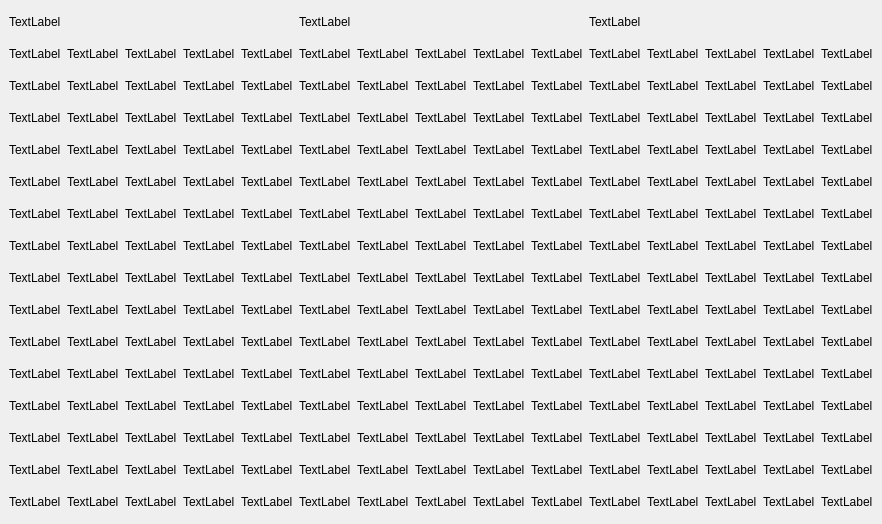
<?xml version="1.0" encoding="UTF-8"?>
<ui version="4.0">
 <class>MainWindow</class>
 <widget class="QMainWindow" name="MainWindow">
  <property name="geometry">
   <rect>
    <x>0</x>
    <y>0</y>
    <width>666</width>
    <height>524</height>
   </rect>
  </property>
  <property name="windowTitle">
   <string>MainWindow</string>
  </property>
  <widget class="QWidget" name="centralwidget">
   <layout class="QVBoxLayout" name="verticalLayout">
    <item>
     <layout class="QHBoxLayout" name="horizontalLayout_2">
      <item>
       <widget class="QLabel" name="label_2">
        <property name="text">
         <string>TextLabel</string>
        </property>
       </widget>
      </item>
      <item>
       <widget class="QLabel" name="label_15">
        <property name="text">
         <string>TextLabel</string>
        </property>
       </widget>
      </item>
      <item>
       <widget class="QLabel" name="label_14">
        <property name="text">
         <string>TextLabel</string>
        </property>
       </widget>
      </item>
     </layout>
    </item>
    <item>
     <layout class="QHBoxLayout" name="horizontalLayout_30">
      <item>
       <widget class="QLabel" name="label_211">
        <property name="text">
         <string>TextLabel</string>
        </property>
       </widget>
      </item>
      <item>
       <widget class="QLabel" name="label_212">
        <property name="text">
         <string>TextLabel</string>
        </property>
       </widget>
      </item>
      <item>
       <widget class="QLabel" name="label_213">
        <property name="text">
         <string>TextLabel</string>
        </property>
       </widget>
      </item>
      <item>
       <widget class="QLabel" name="label_214">
        <property name="text">
         <string>TextLabel</string>
        </property>
       </widget>
      </item>
      <item>
       <widget class="QLabel" name="label_215">
        <property name="text">
         <string>TextLabel</string>
        </property>
       </widget>
      </item>
      <item>
       <widget class="QLabel" name="label_216">
        <property name="text">
         <string>TextLabel</string>
        </property>
       </widget>
      </item>
      <item>
       <widget class="QLabel" name="label_217">
        <property name="text">
         <string>TextLabel</string>
        </property>
       </widget>
      </item>
      <item>
       <widget class="QLabel" name="label_218">
        <property name="text">
         <string>TextLabel</string>
        </property>
       </widget>
      </item>
      <item>
       <widget class="QLabel" name="label_219">
        <property name="text">
         <string>TextLabel</string>
        </property>
       </widget>
      </item>
      <item>
       <widget class="QLabel" name="label_220">
        <property name="text">
         <string>TextLabel</string>
        </property>
       </widget>
      </item>
      <item>
       <widget class="QLabel" name="label_221">
        <property name="text">
         <string>TextLabel</string>
        </property>
       </widget>
      </item>
      <item>
       <widget class="QLabel" name="label_222">
        <property name="text">
         <string>TextLabel</string>
        </property>
       </widget>
      </item>
      <item>
       <widget class="QLabel" name="label_223">
        <property name="text">
         <string>TextLabel</string>
        </property>
       </widget>
      </item>
      <item>
       <widget class="QLabel" name="label_224">
        <property name="text">
         <string>TextLabel</string>
        </property>
       </widget>
      </item>
      <item>
       <widget class="QLabel" name="label_225">
        <property name="text">
         <string>TextLabel</string>
        </property>
       </widget>
      </item>
     </layout>
    </item>
    <item>
     <layout class="QHBoxLayout" name="horizontalLayout_29">
      <item>
       <widget class="QLabel" name="label_196">
        <property name="text">
         <string>TextLabel</string>
        </property>
       </widget>
      </item>
      <item>
       <widget class="QLabel" name="label_197">
        <property name="text">
         <string>TextLabel</string>
        </property>
       </widget>
      </item>
      <item>
       <widget class="QLabel" name="label_198">
        <property name="text">
         <string>TextLabel</string>
        </property>
       </widget>
      </item>
      <item>
       <widget class="QLabel" name="label_199">
        <property name="text">
         <string>TextLabel</string>
        </property>
       </widget>
      </item>
      <item>
       <widget class="QLabel" name="label_200">
        <property name="text">
         <string>TextLabel</string>
        </property>
       </widget>
      </item>
      <item>
       <widget class="QLabel" name="label_201">
        <property name="text">
         <string>TextLabel</string>
        </property>
       </widget>
      </item>
      <item>
       <widget class="QLabel" name="label_202">
        <property name="text">
         <string>TextLabel</string>
        </property>
       </widget>
      </item>
      <item>
       <widget class="QLabel" name="label_203">
        <property name="text">
         <string>TextLabel</string>
        </property>
       </widget>
      </item>
      <item>
       <widget class="QLabel" name="label_204">
        <property name="text">
         <string>TextLabel</string>
        </property>
       </widget>
      </item>
      <item>
       <widget class="QLabel" name="label_205">
        <property name="text">
         <string>TextLabel</string>
        </property>
       </widget>
      </item>
      <item>
       <widget class="QLabel" name="label_206">
        <property name="text">
         <string>TextLabel</string>
        </property>
       </widget>
      </item>
      <item>
       <widget class="QLabel" name="label_207">
        <property name="text">
         <string>TextLabel</string>
        </property>
       </widget>
      </item>
      <item>
       <widget class="QLabel" name="label_208">
        <property name="text">
         <string>TextLabel</string>
        </property>
       </widget>
      </item>
      <item>
       <widget class="QLabel" name="label_209">
        <property name="text">
         <string>TextLabel</string>
        </property>
       </widget>
      </item>
      <item>
       <widget class="QLabel" name="label_210">
        <property name="text">
         <string>TextLabel</string>
        </property>
       </widget>
      </item>
     </layout>
    </item>
    <item>
     <layout class="QHBoxLayout" name="horizontalLayout_31">
      <item>
       <widget class="QLabel" name="label_226">
        <property name="text">
         <string>TextLabel</string>
        </property>
       </widget>
      </item>
      <item>
       <widget class="QLabel" name="label_227">
        <property name="text">
         <string>TextLabel</string>
        </property>
       </widget>
      </item>
      <item>
       <widget class="QLabel" name="label_228">
        <property name="text">
         <string>TextLabel</string>
        </property>
       </widget>
      </item>
      <item>
       <widget class="QLabel" name="label_229">
        <property name="text">
         <string>TextLabel</string>
        </property>
       </widget>
      </item>
      <item>
       <widget class="QLabel" name="label_230">
        <property name="text">
         <string>TextLabel</string>
        </property>
       </widget>
      </item>
      <item>
       <widget class="QLabel" name="label_231">
        <property name="text">
         <string>TextLabel</string>
        </property>
       </widget>
      </item>
      <item>
       <widget class="QLabel" name="label_232">
        <property name="text">
         <string>TextLabel</string>
        </property>
       </widget>
      </item>
      <item>
       <widget class="QLabel" name="label_233">
        <property name="text">
         <string>TextLabel</string>
        </property>
       </widget>
      </item>
      <item>
       <widget class="QLabel" name="label_234">
        <property name="text">
         <string>TextLabel</string>
        </property>
       </widget>
      </item>
      <item>
       <widget class="QLabel" name="label_235">
        <property name="text">
         <string>TextLabel</string>
        </property>
       </widget>
      </item>
      <item>
       <widget class="QLabel" name="label_236">
        <property name="text">
         <string>TextLabel</string>
        </property>
       </widget>
      </item>
      <item>
       <widget class="QLabel" name="label_237">
        <property name="text">
         <string>TextLabel</string>
        </property>
       </widget>
      </item>
      <item>
       <widget class="QLabel" name="label_238">
        <property name="text">
         <string>TextLabel</string>
        </property>
       </widget>
      </item>
      <item>
       <widget class="QLabel" name="label_239">
        <property name="text">
         <string>TextLabel</string>
        </property>
       </widget>
      </item>
      <item>
       <widget class="QLabel" name="label_240">
        <property name="text">
         <string>TextLabel</string>
        </property>
       </widget>
      </item>
     </layout>
    </item>
    <item>
     <layout class="QHBoxLayout" name="horizontalLayout_28">
      <item>
       <widget class="QLabel" name="label_181">
        <property name="text">
         <string>TextLabel</string>
        </property>
       </widget>
      </item>
      <item>
       <widget class="QLabel" name="label_182">
        <property name="text">
         <string>TextLabel</string>
        </property>
       </widget>
      </item>
      <item>
       <widget class="QLabel" name="label_183">
        <property name="text">
         <string>TextLabel</string>
        </property>
       </widget>
      </item>
      <item>
       <widget class="QLabel" name="label_184">
        <property name="text">
         <string>TextLabel</string>
        </property>
       </widget>
      </item>
      <item>
       <widget class="QLabel" name="label_185">
        <property name="text">
         <string>TextLabel</string>
        </property>
       </widget>
      </item>
      <item>
       <widget class="QLabel" name="label_186">
        <property name="text">
         <string>TextLabel</string>
        </property>
       </widget>
      </item>
      <item>
       <widget class="QLabel" name="label_187">
        <property name="text">
         <string>TextLabel</string>
        </property>
       </widget>
      </item>
      <item>
       <widget class="QLabel" name="label_188">
        <property name="text">
         <string>TextLabel</string>
        </property>
       </widget>
      </item>
      <item>
       <widget class="QLabel" name="label_189">
        <property name="text">
         <string>TextLabel</string>
        </property>
       </widget>
      </item>
      <item>
       <widget class="QLabel" name="label_190">
        <property name="text">
         <string>TextLabel</string>
        </property>
       </widget>
      </item>
      <item>
       <widget class="QLabel" name="label_191">
        <property name="text">
         <string>TextLabel</string>
        </property>
       </widget>
      </item>
      <item>
       <widget class="QLabel" name="label_192">
        <property name="text">
         <string>TextLabel</string>
        </property>
       </widget>
      </item>
      <item>
       <widget class="QLabel" name="label_193">
        <property name="text">
         <string>TextLabel</string>
        </property>
       </widget>
      </item>
      <item>
       <widget class="QLabel" name="label_194">
        <property name="text">
         <string>TextLabel</string>
        </property>
       </widget>
      </item>
      <item>
       <widget class="QLabel" name="label_195">
        <property name="text">
         <string>TextLabel</string>
        </property>
       </widget>
      </item>
     </layout>
    </item>
    <item>
     <layout class="QHBoxLayout" name="horizontalLayout_27">
      <item>
       <widget class="QLabel" name="label_166">
        <property name="text">
         <string>TextLabel</string>
        </property>
       </widget>
      </item>
      <item>
       <widget class="QLabel" name="label_167">
        <property name="text">
         <string>TextLabel</string>
        </property>
       </widget>
      </item>
      <item>
       <widget class="QLabel" name="label_168">
        <property name="text">
         <string>TextLabel</string>
        </property>
       </widget>
      </item>
      <item>
       <widget class="QLabel" name="label_169">
        <property name="text">
         <string>TextLabel</string>
        </property>
       </widget>
      </item>
      <item>
       <widget class="QLabel" name="label_170">
        <property name="text">
         <string>TextLabel</string>
        </property>
       </widget>
      </item>
      <item>
       <widget class="QLabel" name="label_171">
        <property name="text">
         <string>TextLabel</string>
        </property>
       </widget>
      </item>
      <item>
       <widget class="QLabel" name="label_172">
        <property name="text">
         <string>TextLabel</string>
        </property>
       </widget>
      </item>
      <item>
       <widget class="QLabel" name="label_173">
        <property name="text">
         <string>TextLabel</string>
        </property>
       </widget>
      </item>
      <item>
       <widget class="QLabel" name="label_174">
        <property name="text">
         <string>TextLabel</string>
        </property>
       </widget>
      </item>
      <item>
       <widget class="QLabel" name="label_175">
        <property name="text">
         <string>TextLabel</string>
        </property>
       </widget>
      </item>
      <item>
       <widget class="QLabel" name="label_176">
        <property name="text">
         <string>TextLabel</string>
        </property>
       </widget>
      </item>
      <item>
       <widget class="QLabel" name="label_177">
        <property name="text">
         <string>TextLabel</string>
        </property>
       </widget>
      </item>
      <item>
       <widget class="QLabel" name="label_178">
        <property name="text">
         <string>TextLabel</string>
        </property>
       </widget>
      </item>
      <item>
       <widget class="QLabel" name="label_179">
        <property name="text">
         <string>TextLabel</string>
        </property>
       </widget>
      </item>
      <item>
       <widget class="QLabel" name="label_180">
        <property name="text">
         <string>TextLabel</string>
        </property>
       </widget>
      </item>
     </layout>
    </item>
    <item>
     <layout class="QHBoxLayout" name="horizontalLayout_26">
      <item>
       <widget class="QLabel" name="label_151">
        <property name="text">
         <string>TextLabel</string>
        </property>
       </widget>
      </item>
      <item>
       <widget class="QLabel" name="label_152">
        <property name="text">
         <string>TextLabel</string>
        </property>
       </widget>
      </item>
      <item>
       <widget class="QLabel" name="label_153">
        <property name="text">
         <string>TextLabel</string>
        </property>
       </widget>
      </item>
      <item>
       <widget class="QLabel" name="label_154">
        <property name="text">
         <string>TextLabel</string>
        </property>
       </widget>
      </item>
      <item>
       <widget class="QLabel" name="label_155">
        <property name="text">
         <string>TextLabel</string>
        </property>
       </widget>
      </item>
      <item>
       <widget class="QLabel" name="label_156">
        <property name="text">
         <string>TextLabel</string>
        </property>
       </widget>
      </item>
      <item>
       <widget class="QLabel" name="label_157">
        <property name="text">
         <string>TextLabel</string>
        </property>
       </widget>
      </item>
      <item>
       <widget class="QLabel" name="label_158">
        <property name="text">
         <string>TextLabel</string>
        </property>
       </widget>
      </item>
      <item>
       <widget class="QLabel" name="label_159">
        <property name="text">
         <string>TextLabel</string>
        </property>
       </widget>
      </item>
      <item>
       <widget class="QLabel" name="label_160">
        <property name="text">
         <string>TextLabel</string>
        </property>
       </widget>
      </item>
      <item>
       <widget class="QLabel" name="label_161">
        <property name="text">
         <string>TextLabel</string>
        </property>
       </widget>
      </item>
      <item>
       <widget class="QLabel" name="label_162">
        <property name="text">
         <string>TextLabel</string>
        </property>
       </widget>
      </item>
      <item>
       <widget class="QLabel" name="label_163">
        <property name="text">
         <string>TextLabel</string>
        </property>
       </widget>
      </item>
      <item>
       <widget class="QLabel" name="label_164">
        <property name="text">
         <string>TextLabel</string>
        </property>
       </widget>
      </item>
      <item>
       <widget class="QLabel" name="label_165">
        <property name="text">
         <string>TextLabel</string>
        </property>
       </widget>
      </item>
     </layout>
    </item>
    <item>
     <layout class="QHBoxLayout" name="horizontalLayout_25">
      <item>
       <widget class="QLabel" name="label_136">
        <property name="text">
         <string>TextLabel</string>
        </property>
       </widget>
      </item>
      <item>
       <widget class="QLabel" name="label_137">
        <property name="text">
         <string>TextLabel</string>
        </property>
       </widget>
      </item>
      <item>
       <widget class="QLabel" name="label_138">
        <property name="text">
         <string>TextLabel</string>
        </property>
       </widget>
      </item>
      <item>
       <widget class="QLabel" name="label_139">
        <property name="text">
         <string>TextLabel</string>
        </property>
       </widget>
      </item>
      <item>
       <widget class="QLabel" name="label_140">
        <property name="text">
         <string>TextLabel</string>
        </property>
       </widget>
      </item>
      <item>
       <widget class="QLabel" name="label_141">
        <property name="text">
         <string>TextLabel</string>
        </property>
       </widget>
      </item>
      <item>
       <widget class="QLabel" name="label_142">
        <property name="text">
         <string>TextLabel</string>
        </property>
       </widget>
      </item>
      <item>
       <widget class="QLabel" name="label_143">
        <property name="text">
         <string>TextLabel</string>
        </property>
       </widget>
      </item>
      <item>
       <widget class="QLabel" name="label_144">
        <property name="text">
         <string>TextLabel</string>
        </property>
       </widget>
      </item>
      <item>
       <widget class="QLabel" name="label_145">
        <property name="text">
         <string>TextLabel</string>
        </property>
       </widget>
      </item>
      <item>
       <widget class="QLabel" name="label_146">
        <property name="text">
         <string>TextLabel</string>
        </property>
       </widget>
      </item>
      <item>
       <widget class="QLabel" name="label_147">
        <property name="text">
         <string>TextLabel</string>
        </property>
       </widget>
      </item>
      <item>
       <widget class="QLabel" name="label_148">
        <property name="text">
         <string>TextLabel</string>
        </property>
       </widget>
      </item>
      <item>
       <widget class="QLabel" name="label_149">
        <property name="text">
         <string>TextLabel</string>
        </property>
       </widget>
      </item>
      <item>
       <widget class="QLabel" name="label_150">
        <property name="text">
         <string>TextLabel</string>
        </property>
       </widget>
      </item>
     </layout>
    </item>
    <item>
     <layout class="QHBoxLayout" name="horizontalLayout_24">
      <item>
       <widget class="QLabel" name="label_121">
        <property name="text">
         <string>TextLabel</string>
        </property>
       </widget>
      </item>
      <item>
       <widget class="QLabel" name="label_122">
        <property name="text">
         <string>TextLabel</string>
        </property>
       </widget>
      </item>
      <item>
       <widget class="QLabel" name="label_123">
        <property name="text">
         <string>TextLabel</string>
        </property>
       </widget>
      </item>
      <item>
       <widget class="QLabel" name="label_124">
        <property name="text">
         <string>TextLabel</string>
        </property>
       </widget>
      </item>
      <item>
       <widget class="QLabel" name="label_125">
        <property name="text">
         <string>TextLabel</string>
        </property>
       </widget>
      </item>
      <item>
       <widget class="QLabel" name="label_126">
        <property name="text">
         <string>TextLabel</string>
        </property>
       </widget>
      </item>
      <item>
       <widget class="QLabel" name="label_127">
        <property name="text">
         <string>TextLabel</string>
        </property>
       </widget>
      </item>
      <item>
       <widget class="QLabel" name="label_128">
        <property name="text">
         <string>TextLabel</string>
        </property>
       </widget>
      </item>
      <item>
       <widget class="QLabel" name="label_129">
        <property name="text">
         <string>TextLabel</string>
        </property>
       </widget>
      </item>
      <item>
       <widget class="QLabel" name="label_130">
        <property name="text">
         <string>TextLabel</string>
        </property>
       </widget>
      </item>
      <item>
       <widget class="QLabel" name="label_131">
        <property name="text">
         <string>TextLabel</string>
        </property>
       </widget>
      </item>
      <item>
       <widget class="QLabel" name="label_132">
        <property name="text">
         <string>TextLabel</string>
        </property>
       </widget>
      </item>
      <item>
       <widget class="QLabel" name="label_133">
        <property name="text">
         <string>TextLabel</string>
        </property>
       </widget>
      </item>
      <item>
       <widget class="QLabel" name="label_134">
        <property name="text">
         <string>TextLabel</string>
        </property>
       </widget>
      </item>
      <item>
       <widget class="QLabel" name="label_135">
        <property name="text">
         <string>TextLabel</string>
        </property>
       </widget>
      </item>
     </layout>
    </item>
    <item>
     <layout class="QHBoxLayout" name="horizontalLayout_23">
      <item>
       <widget class="QLabel" name="label_106">
        <property name="text">
         <string>TextLabel</string>
        </property>
       </widget>
      </item>
      <item>
       <widget class="QLabel" name="label_107">
        <property name="text">
         <string>TextLabel</string>
        </property>
       </widget>
      </item>
      <item>
       <widget class="QLabel" name="label_108">
        <property name="text">
         <string>TextLabel</string>
        </property>
       </widget>
      </item>
      <item>
       <widget class="QLabel" name="label_109">
        <property name="text">
         <string>TextLabel</string>
        </property>
       </widget>
      </item>
      <item>
       <widget class="QLabel" name="label_110">
        <property name="text">
         <string>TextLabel</string>
        </property>
       </widget>
      </item>
      <item>
       <widget class="QLabel" name="label_111">
        <property name="text">
         <string>TextLabel</string>
        </property>
       </widget>
      </item>
      <item>
       <widget class="QLabel" name="label_112">
        <property name="text">
         <string>TextLabel</string>
        </property>
       </widget>
      </item>
      <item>
       <widget class="QLabel" name="label_113">
        <property name="text">
         <string>TextLabel</string>
        </property>
       </widget>
      </item>
      <item>
       <widget class="QLabel" name="label_114">
        <property name="text">
         <string>TextLabel</string>
        </property>
       </widget>
      </item>
      <item>
       <widget class="QLabel" name="label_115">
        <property name="text">
         <string>TextLabel</string>
        </property>
       </widget>
      </item>
      <item>
       <widget class="QLabel" name="label_116">
        <property name="text">
         <string>TextLabel</string>
        </property>
       </widget>
      </item>
      <item>
       <widget class="QLabel" name="label_117">
        <property name="text">
         <string>TextLabel</string>
        </property>
       </widget>
      </item>
      <item>
       <widget class="QLabel" name="label_118">
        <property name="text">
         <string>TextLabel</string>
        </property>
       </widget>
      </item>
      <item>
       <widget class="QLabel" name="label_119">
        <property name="text">
         <string>TextLabel</string>
        </property>
       </widget>
      </item>
      <item>
       <widget class="QLabel" name="label_120">
        <property name="text">
         <string>TextLabel</string>
        </property>
       </widget>
      </item>
     </layout>
    </item>
    <item>
     <layout class="QHBoxLayout" name="horizontalLayout_22">
      <item>
       <widget class="QLabel" name="label_91">
        <property name="text">
         <string>TextLabel</string>
        </property>
       </widget>
      </item>
      <item>
       <widget class="QLabel" name="label_92">
        <property name="text">
         <string>TextLabel</string>
        </property>
       </widget>
      </item>
      <item>
       <widget class="QLabel" name="label_93">
        <property name="text">
         <string>TextLabel</string>
        </property>
       </widget>
      </item>
      <item>
       <widget class="QLabel" name="label_94">
        <property name="text">
         <string>TextLabel</string>
        </property>
       </widget>
      </item>
      <item>
       <widget class="QLabel" name="label_95">
        <property name="text">
         <string>TextLabel</string>
        </property>
       </widget>
      </item>
      <item>
       <widget class="QLabel" name="label_96">
        <property name="text">
         <string>TextLabel</string>
        </property>
       </widget>
      </item>
      <item>
       <widget class="QLabel" name="label_97">
        <property name="text">
         <string>TextLabel</string>
        </property>
       </widget>
      </item>
      <item>
       <widget class="QLabel" name="label_98">
        <property name="text">
         <string>TextLabel</string>
        </property>
       </widget>
      </item>
      <item>
       <widget class="QLabel" name="label_99">
        <property name="text">
         <string>TextLabel</string>
        </property>
       </widget>
      </item>
      <item>
       <widget class="QLabel" name="label_100">
        <property name="text">
         <string>TextLabel</string>
        </property>
       </widget>
      </item>
      <item>
       <widget class="QLabel" name="label_101">
        <property name="text">
         <string>TextLabel</string>
        </property>
       </widget>
      </item>
      <item>
       <widget class="QLabel" name="label_102">
        <property name="text">
         <string>TextLabel</string>
        </property>
       </widget>
      </item>
      <item>
       <widget class="QLabel" name="label_103">
        <property name="text">
         <string>TextLabel</string>
        </property>
       </widget>
      </item>
      <item>
       <widget class="QLabel" name="label_104">
        <property name="text">
         <string>TextLabel</string>
        </property>
       </widget>
      </item>
      <item>
       <widget class="QLabel" name="label_105">
        <property name="text">
         <string>TextLabel</string>
        </property>
       </widget>
      </item>
     </layout>
    </item>
    <item>
     <layout class="QHBoxLayout" name="horizontalLayout_21">
      <item>
       <widget class="QLabel" name="label_76">
        <property name="text">
         <string>TextLabel</string>
        </property>
       </widget>
      </item>
      <item>
       <widget class="QLabel" name="label_77">
        <property name="text">
         <string>TextLabel</string>
        </property>
       </widget>
      </item>
      <item>
       <widget class="QLabel" name="label_78">
        <property name="text">
         <string>TextLabel</string>
        </property>
       </widget>
      </item>
      <item>
       <widget class="QLabel" name="label_79">
        <property name="text">
         <string>TextLabel</string>
        </property>
       </widget>
      </item>
      <item>
       <widget class="QLabel" name="label_80">
        <property name="text">
         <string>TextLabel</string>
        </property>
       </widget>
      </item>
      <item>
       <widget class="QLabel" name="label_81">
        <property name="text">
         <string>TextLabel</string>
        </property>
       </widget>
      </item>
      <item>
       <widget class="QLabel" name="label_82">
        <property name="text">
         <string>TextLabel</string>
        </property>
       </widget>
      </item>
      <item>
       <widget class="QLabel" name="label_83">
        <property name="text">
         <string>TextLabel</string>
        </property>
       </widget>
      </item>
      <item>
       <widget class="QLabel" name="label_84">
        <property name="text">
         <string>TextLabel</string>
        </property>
       </widget>
      </item>
      <item>
       <widget class="QLabel" name="label_85">
        <property name="text">
         <string>TextLabel</string>
        </property>
       </widget>
      </item>
      <item>
       <widget class="QLabel" name="label_86">
        <property name="text">
         <string>TextLabel</string>
        </property>
       </widget>
      </item>
      <item>
       <widget class="QLabel" name="label_87">
        <property name="text">
         <string>TextLabel</string>
        </property>
       </widget>
      </item>
      <item>
       <widget class="QLabel" name="label_88">
        <property name="text">
         <string>TextLabel</string>
        </property>
       </widget>
      </item>
      <item>
       <widget class="QLabel" name="label_89">
        <property name="text">
         <string>TextLabel</string>
        </property>
       </widget>
      </item>
      <item>
       <widget class="QLabel" name="label_90">
        <property name="text">
         <string>TextLabel</string>
        </property>
       </widget>
      </item>
     </layout>
    </item>
    <item>
     <layout class="QHBoxLayout" name="horizontalLayout_20">
      <item>
       <widget class="QLabel" name="label_61">
        <property name="text">
         <string>TextLabel</string>
        </property>
       </widget>
      </item>
      <item>
       <widget class="QLabel" name="label_62">
        <property name="text">
         <string>TextLabel</string>
        </property>
       </widget>
      </item>
      <item>
       <widget class="QLabel" name="label_63">
        <property name="text">
         <string>TextLabel</string>
        </property>
       </widget>
      </item>
      <item>
       <widget class="QLabel" name="label_64">
        <property name="text">
         <string>TextLabel</string>
        </property>
       </widget>
      </item>
      <item>
       <widget class="QLabel" name="label_65">
        <property name="text">
         <string>TextLabel</string>
        </property>
       </widget>
      </item>
      <item>
       <widget class="QLabel" name="label_66">
        <property name="text">
         <string>TextLabel</string>
        </property>
       </widget>
      </item>
      <item>
       <widget class="QLabel" name="label_67">
        <property name="text">
         <string>TextLabel</string>
        </property>
       </widget>
      </item>
      <item>
       <widget class="QLabel" name="label_68">
        <property name="text">
         <string>TextLabel</string>
        </property>
       </widget>
      </item>
      <item>
       <widget class="QLabel" name="label_69">
        <property name="text">
         <string>TextLabel</string>
        </property>
       </widget>
      </item>
      <item>
       <widget class="QLabel" name="label_70">
        <property name="text">
         <string>TextLabel</string>
        </property>
       </widget>
      </item>
      <item>
       <widget class="QLabel" name="label_71">
        <property name="text">
         <string>TextLabel</string>
        </property>
       </widget>
      </item>
      <item>
       <widget class="QLabel" name="label_72">
        <property name="text">
         <string>TextLabel</string>
        </property>
       </widget>
      </item>
      <item>
       <widget class="QLabel" name="label_73">
        <property name="text">
         <string>TextLabel</string>
        </property>
       </widget>
      </item>
      <item>
       <widget class="QLabel" name="label_74">
        <property name="text">
         <string>TextLabel</string>
        </property>
       </widget>
      </item>
      <item>
       <widget class="QLabel" name="label_75">
        <property name="text">
         <string>TextLabel</string>
        </property>
       </widget>
      </item>
     </layout>
    </item>
    <item>
     <layout class="QHBoxLayout" name="horizontalLayout_19">
      <item>
       <widget class="QLabel" name="label_46">
        <property name="text">
         <string>TextLabel</string>
        </property>
       </widget>
      </item>
      <item>
       <widget class="QLabel" name="label_47">
        <property name="text">
         <string>TextLabel</string>
        </property>
       </widget>
      </item>
      <item>
       <widget class="QLabel" name="label_48">
        <property name="text">
         <string>TextLabel</string>
        </property>
       </widget>
      </item>
      <item>
       <widget class="QLabel" name="label_49">
        <property name="text">
         <string>TextLabel</string>
        </property>
       </widget>
      </item>
      <item>
       <widget class="QLabel" name="label_50">
        <property name="text">
         <string>TextLabel</string>
        </property>
       </widget>
      </item>
      <item>
       <widget class="QLabel" name="label_51">
        <property name="text">
         <string>TextLabel</string>
        </property>
       </widget>
      </item>
      <item>
       <widget class="QLabel" name="label_52">
        <property name="text">
         <string>TextLabel</string>
        </property>
       </widget>
      </item>
      <item>
       <widget class="QLabel" name="label_53">
        <property name="text">
         <string>TextLabel</string>
        </property>
       </widget>
      </item>
      <item>
       <widget class="QLabel" name="label_54">
        <property name="text">
         <string>TextLabel</string>
        </property>
       </widget>
      </item>
      <item>
       <widget class="QLabel" name="label_55">
        <property name="text">
         <string>TextLabel</string>
        </property>
       </widget>
      </item>
      <item>
       <widget class="QLabel" name="label_56">
        <property name="text">
         <string>TextLabel</string>
        </property>
       </widget>
      </item>
      <item>
       <widget class="QLabel" name="label_57">
        <property name="text">
         <string>TextLabel</string>
        </property>
       </widget>
      </item>
      <item>
       <widget class="QLabel" name="label_58">
        <property name="text">
         <string>TextLabel</string>
        </property>
       </widget>
      </item>
      <item>
       <widget class="QLabel" name="label_59">
        <property name="text">
         <string>TextLabel</string>
        </property>
       </widget>
      </item>
      <item>
       <widget class="QLabel" name="label_60">
        <property name="text">
         <string>TextLabel</string>
        </property>
       </widget>
      </item>
     </layout>
    </item>
    <item>
     <layout class="QHBoxLayout" name="horizontalLayout_18">
      <item>
       <widget class="QLabel" name="label_31">
        <property name="text">
         <string>TextLabel</string>
        </property>
       </widget>
      </item>
      <item>
       <widget class="QLabel" name="label_32">
        <property name="text">
         <string>TextLabel</string>
        </property>
       </widget>
      </item>
      <item>
       <widget class="QLabel" name="label_33">
        <property name="text">
         <string>TextLabel</string>
        </property>
       </widget>
      </item>
      <item>
       <widget class="QLabel" name="label_34">
        <property name="text">
         <string>TextLabel</string>
        </property>
       </widget>
      </item>
      <item>
       <widget class="QLabel" name="label_35">
        <property name="text">
         <string>TextLabel</string>
        </property>
       </widget>
      </item>
      <item>
       <widget class="QLabel" name="label_36">
        <property name="text">
         <string>TextLabel</string>
        </property>
       </widget>
      </item>
      <item>
       <widget class="QLabel" name="label_37">
        <property name="text">
         <string>TextLabel</string>
        </property>
       </widget>
      </item>
      <item>
       <widget class="QLabel" name="label_38">
        <property name="text">
         <string>TextLabel</string>
        </property>
       </widget>
      </item>
      <item>
       <widget class="QLabel" name="label_39">
        <property name="text">
         <string>TextLabel</string>
        </property>
       </widget>
      </item>
      <item>
       <widget class="QLabel" name="label_40">
        <property name="text">
         <string>TextLabel</string>
        </property>
       </widget>
      </item>
      <item>
       <widget class="QLabel" name="label_41">
        <property name="text">
         <string>TextLabel</string>
        </property>
       </widget>
      </item>
      <item>
       <widget class="QLabel" name="label_42">
        <property name="text">
         <string>TextLabel</string>
        </property>
       </widget>
      </item>
      <item>
       <widget class="QLabel" name="label_43">
        <property name="text">
         <string>TextLabel</string>
        </property>
       </widget>
      </item>
      <item>
       <widget class="QLabel" name="label_44">
        <property name="text">
         <string>TextLabel</string>
        </property>
       </widget>
      </item>
      <item>
       <widget class="QLabel" name="label_45">
        <property name="text">
         <string>TextLabel</string>
        </property>
       </widget>
      </item>
     </layout>
    </item>
    <item>
     <layout class="QHBoxLayout" name="horizontalLayout_17">
      <item>
       <widget class="QLabel" name="label_16">
        <property name="text">
         <string>TextLabel</string>
        </property>
       </widget>
      </item>
      <item>
       <widget class="QLabel" name="label_17">
        <property name="text">
         <string>TextLabel</string>
        </property>
       </widget>
      </item>
      <item>
       <widget class="QLabel" name="label_18">
        <property name="text">
         <string>TextLabel</string>
        </property>
       </widget>
      </item>
      <item>
       <widget class="QLabel" name="label_19">
        <property name="text">
         <string>TextLabel</string>
        </property>
       </widget>
      </item>
      <item>
       <widget class="QLabel" name="label_20">
        <property name="text">
         <string>TextLabel</string>
        </property>
       </widget>
      </item>
      <item>
       <widget class="QLabel" name="label_21">
        <property name="text">
         <string>TextLabel</string>
        </property>
       </widget>
      </item>
      <item>
       <widget class="QLabel" name="label_22">
        <property name="text">
         <string>TextLabel</string>
        </property>
       </widget>
      </item>
      <item>
       <widget class="QLabel" name="label_23">
        <property name="text">
         <string>TextLabel</string>
        </property>
       </widget>
      </item>
      <item>
       <widget class="QLabel" name="label_24">
        <property name="text">
         <string>TextLabel</string>
        </property>
       </widget>
      </item>
      <item>
       <widget class="QLabel" name="label_25">
        <property name="text">
         <string>TextLabel</string>
        </property>
       </widget>
      </item>
      <item>
       <widget class="QLabel" name="label_26">
        <property name="text">
         <string>TextLabel</string>
        </property>
       </widget>
      </item>
      <item>
       <widget class="QLabel" name="label_27">
        <property name="text">
         <string>TextLabel</string>
        </property>
       </widget>
      </item>
      <item>
       <widget class="QLabel" name="label_28">
        <property name="text">
         <string>TextLabel</string>
        </property>
       </widget>
      </item>
      <item>
       <widget class="QLabel" name="label_29">
        <property name="text">
         <string>TextLabel</string>
        </property>
       </widget>
      </item>
      <item>
       <widget class="QLabel" name="label_30">
        <property name="text">
         <string>TextLabel</string>
        </property>
       </widget>
      </item>
     </layout>
    </item>
   </layout>
  </widget>
  <widget class="QMenuBar" name="menubar">
   <property name="geometry">
    <rect>
     <x>0</x>
     <y>0</y>
     <width>666</width>
     <height>18</height>
    </rect>
   </property>
  </widget>
 </widget>
 <resources/>
 <connections/>
</ui>
